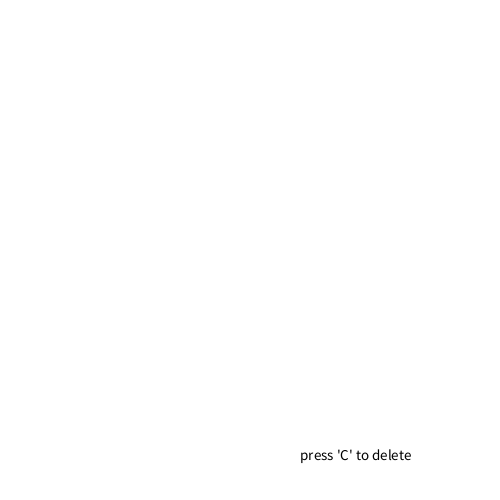
Frame 1 (no input)
Frame 60 (the mouse pressed at the canvas centre just before this capture): identical to frame 1, image omitted
Frame 120 (the mouse held since frame 60 and released just before this capture): identical to frame 1, image omitted

The Processing sketch that drew this single still picture (run headless with seeded random() and noise(); from frame 60 on, the mouse is pressed at the canvas centre):

// Processing sketch: processing_74498
// ── processing_74498.pde

void setup() {
  size (500, 500);
  background (255);
  textSize (15);
  fill (0);
  text ("press 'C' to delete", 300, 460);
  
 
}


void draw () {
 
  
  float weight =dist (pmouseX, pmouseY, mouseX, mouseY);
  strokeWeight (weight);
  stroke(100, 10, pmouseX);
 
 
 if (keyPressed){
   if ( key == 'c');
  fill (255);
  noStroke ();
  rect (0,0, width, height);
  }
  
  if (pmouseX > 0 && mousePressed){
  line (pmouseX, pmouseY, mouseX, mouseY);
  }
  





  }
